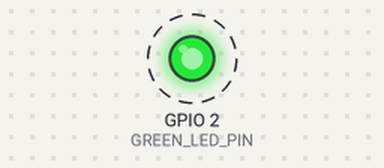
Recording of a program running on a simulated ESP32. On the bench: output pins drawn as LEDs (lit = HIGH). Dashed ring = blinking. What the program prints to the serial monitor is not drawn.

Above: at 0.5 s.
Timing chart, 0 to 4.6 s (numbered marks = the images above):
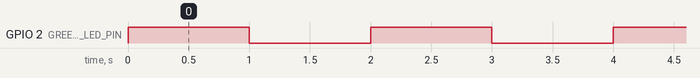

Measured:
- by itself, GPIO 2 (GREEN_LED_PIN): alternates HIGH for 1.0 s and LOW for 1.0 s

The program:

main.cpp
```cpp
// (licence header left out)
/* include header files */
#include <Arduino.h>

#define GREEN_LED_PIN 2

void setup(){
	/* set LED pin to output*/
	pinMode(GREEN_LED_PIN, OUTPUT);

	/* start UART0 */
	Serial.begin(9600);

	Serial.println("Project Micro_UART_01 started");
}

void loop(){

	/* turn on LED pin */
	digitalWrite(GREEN_LED_PIN,HIGH);

	/* print message to serial */
	Serial.println("Green LED on");

	/* wait for 1000 milisecond */
	delay(1000);

	/* turn off LED pin */
	digitalWrite(GREEN_LED_PIN,LOW);

	/* print message to serial */
	Serial.println("Green LED off");

	/* wait for 1000 milisecond */
	delay(1000);

}
```
